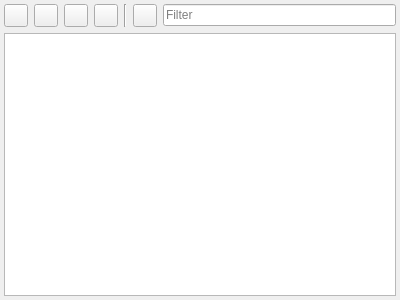
<?xml version="1.0" encoding="UTF-8"?>
<ui version="4.0">
 <class>TsDictionaryView</class>
 <widget class="QWidget" name="TsDictionaryView">
  <property name="geometry">
   <rect>
    <x>0</x>
    <y>0</y>
    <width>400</width>
    <height>300</height>
   </rect>
  </property>
  <property name="windowTitle">
   <string notr="true">Form</string>
  </property>
  <layout class="QGridLayout" name="gridLayout">
   <property name="leftMargin">
    <number>4</number>
   </property>
   <property name="topMargin">
    <number>4</number>
   </property>
   <property name="rightMargin">
    <number>4</number>
   </property>
   <property name="bottomMargin">
    <number>4</number>
   </property>
   <item row="0" column="5">
    <widget class="QToolButton" name="toolButtonColumns">
     <property name="toolTip">
      <string>Columns visible settings</string>
     </property>
     <property name="text">
      <string notr="true"/>
     </property>
    </widget>
   </item>
   <item row="0" column="1">
    <widget class="QToolButton" name="toolButtonRemove">
     <property name="toolTip">
      <string>Remove an item</string>
     </property>
     <property name="text">
      <string notr="true"/>
     </property>
    </widget>
   </item>
   <item row="0" column="3">
    <widget class="QToolButton" name="toolButtonImport">
     <property name="toolTip">
      <string>Import items</string>
     </property>
     <property name="text">
      <string notr="true"/>
     </property>
    </widget>
   </item>
   <item row="0" column="2">
    <widget class="QToolButton" name="toolButtonExport">
     <property name="toolTip">
      <string>Export items</string>
     </property>
     <property name="text">
      <string notr="true"/>
     </property>
    </widget>
   </item>
   <item row="0" column="6" colspan="2">
    <widget class="QLineEdit" name="lineEditFilter">
     <property name="placeholderText">
      <string>Filter</string>
     </property>
     <property name="clearButtonEnabled">
      <bool>true</bool>
     </property>
    </widget>
   </item>
   <item row="1" column="0" colspan="8">
    <widget class="QTableView" name="tableView"/>
   </item>
   <item row="0" column="0">
    <widget class="QToolButton" name="toolButtonAdd">
     <property name="toolTip">
      <string>Add an item</string>
     </property>
     <property name="text">
      <string notr="true"/>
     </property>
    </widget>
   </item>
   <item row="0" column="4">
    <widget class="Line" name="line">
     <property name="orientation">
      <enum>Qt::Orientation::Vertical</enum>
     </property>
    </widget>
   </item>
  </layout>
 </widget>
 <resources/>
 <connections/>
</ui>
